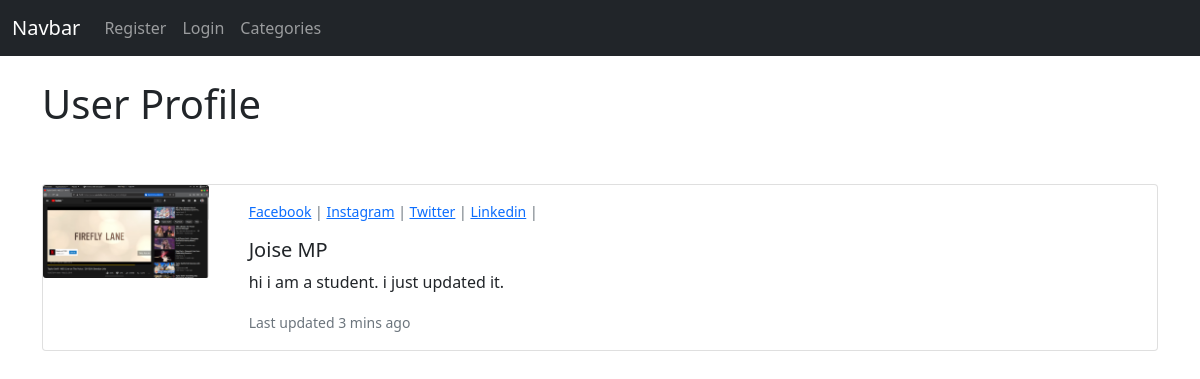
/members/1/profile/, run on the app's committed database.
### blog/models.py (models this page shows)
class Profile(models.Model):
    user = models.OneToOneField(User, null=True, on_delete=models.CASCADE)
    bio = models.TextField()
    profile_pic = models.ImageField(null=True, blank=True, upload_to='images/members/profile_pic')
    website_url = models.CharField(max_length=255, null=True, blank=True)
    instagram_url = models.CharField(max_length=255, null=True, blank=True)
    facebook_url = models.CharField(max_length=255, null=True, blank=True)
    twitter_url = models.CharField(max_length=255, null=True, blank=True)
    linkedin_url = models.CharField(max_length=255, null=True, blank=True)
    snapchat_url = models.CharField(max_length=255, null=True, blank=True)
    def __str__(self):
        return str(self.user)

### members/views.py (the view)
# urls.py: path('<int:pk>/profile/', ProfilePageView.as_view(), name='profile_page'),
class ProfilePageView(DetailView):
    model = Profile
    template_name = 'registration/user_profile.html'
    def get_context_data(self, *args, **kwargs):
        context = super(ProfilePageView, self).get_context_data(*args, **kwargs)
        page_user = get_object_or_404(Profile, id=self.kwargs['pk'])
        context['page_user'] = page_user
        return context

### members/templates/registration/user_profile.html (shortened to what this page needs)
{% extends 'Navbars/blog_nav.html' %}
{% load static %}
{% block items %}
<h1>User Profile</h1>
<br><br>
<div class="card mb-3">
    <div class="row no-gutters">
      <div class="col-md-2">
        {% if page_user.profile_pic %}
          <img src="{{page_user.profile_pic.url}}" class="card-img" alt="...">
        {% else %}
          <img src="{% static 'Media/images/members/default/profile-pic.jpg' %}" class="card-img" alt="">
        {% endif %}
      </div>
      <div class="col-md-10">
        <div class="card-body">
          <p class="small text-muted">
                {%if page_user.facebook_url%}
                    <a href="https://www.{{page_user.facebook_url}}">Facebook</a> |
                {% endif %}
                {%if page_user.instagram_url%}
                    <a href="https://www.{{page_user.instagram_url}}">Instagram</a> |
                {% endif %}
                {%if page_user.twitter_url%}
                    <a href="https://www.{{page_user.twitter_url}}">Twitter</a> |
                {% endif %}
                {%if page_user.linkedin_url%}
                    <a href="https://www.{{page_user.linkedin_url}}">Linkedin</a> |
                {% endif %}
          </p>
          <h5 class="card-title">{{ page_user.user.first_name }} {{ page_user.user.last_name }}</h5>
          <p class="card-text">{{page_user.bio}}.</p>
          <p class="card-text"><small class="text-muted">Last updated 3 mins ago</small></p>
        </div>
      </div>
    </div>
  </div>
{%endblock%}

### data on the page
Profile: profile_pic (picture), user.first_name "Joise", user.last_name "MP", bio "hi i am a student. i just updated it"
